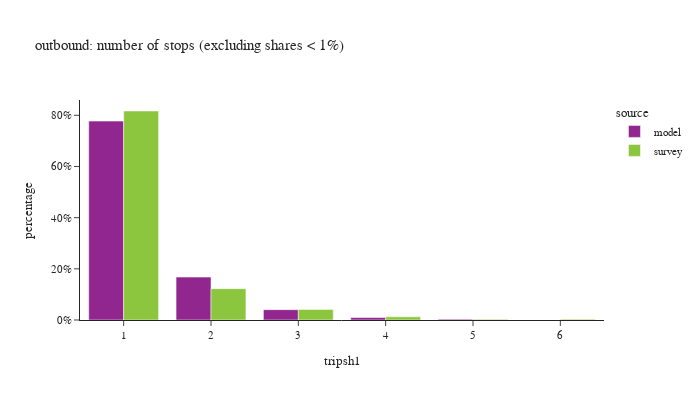

Notebook code for this chart:
### Code cell
df_plot = df_tour.groupby(['tripsh1','source'])['toexpfac'].sum().reset_index()
df_plot['percentage'] = df_plot.groupby(['source'], group_keys=False)['toexpfac']. \
    apply(lambda x: x / float(x.sum()))
df_plot = df_plot.loc[df_plot['percentage'] > 0.001]

fig = px.bar(df_plot.sort_values(['source']), x="tripsh1", y="percentage", color="source",
             barmode="group",title="outbound: number of stops (excluding shares < 1%)",
             hover_data=['toexpfac'])
fig.update_layout(height=400, width=700, font=dict(size=11),
                  xaxis = dict(dtick = 1, categoryorder='category ascending'),
                  yaxis=dict(tickformat=".0%"))
fig.show()

### Figure 1 — Plotly figure (JSON) as saved in the notebook; plotly's stock layout.template omitted (floating-point values rounded to 4 significant figures)
{"data": [{"alignmentgroup": "True", "customdata": [[4523000.0], [975700.0], [235000.0], [55950.0], [19310.0]], "hovertemplate": "source=model<br>tripsh1=%{x}<br>percentage=%{y}<br>toexpfac=%{customdata[0]}<extra></extra>", "legendgroup": "model", "marker": {"color": "#91268F", "pattern": {"shape": ""}}, "name": "model", "offsetgroup": "model", "orientation": "v", "showlegend": true, "textposition": "auto", "type": "bar", "x": [1, 2, 3, 4, 5], "xaxis": "x", "y": [0.7774, 0.1677, 0.04038, 0.009616, 0.003318], "yaxis": "y"}, {"alignmentgroup": "True", "customdata": [[4126000.0], [619300.0], [208100.0], [61830.0], [13740.0], [16550.0]], "hovertemplate": "source=survey<br>tripsh1=%{x}<br>percentage=%{y}<br>toexpfac=%{customdata[0]}<extra></extra>", "legendgroup": "survey", "marker": {"color": "#8CC63E", "pattern": {"shape": ""}}, "name": "survey", "offsetgroup": "survey", "orientation": "v", "showlegend": true, "textposition": "auto", "type": "bar", "x": [1, 2, 3, 4, 5, 6], "xaxis": "x", "y": [0.8168, 0.1226, 0.0412, 0.01224, 0.002721, 0.003277], "yaxis": "y"}], "layout": {"barmode": "group", "font": {"size": 11}, "height": 400, "legend": {"title": {"text": "source"}, "tracegroupgap": 0}, "title": {"text": "outbound: number of stops (excluding shares < 1%)"}, "width": 700, "xaxis": {"anchor": "y", "categoryorder": "category ascending", "domain": [0.0, 1.0], "dtick": 1, "title": {"text": "tripsh1"}}, "yaxis": {"anchor": "x", "domain": [0.0, 1.0], "tickformat": ".0%", "title": {"text": "percentage"}}}}
